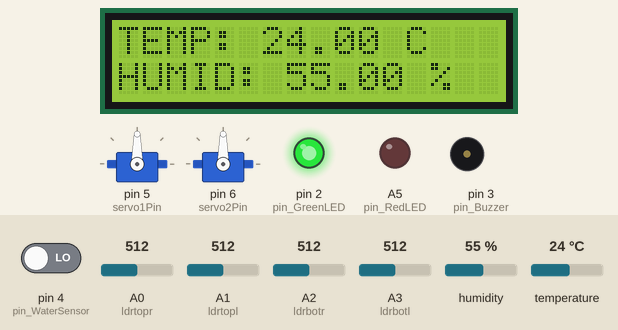
Recording of a sketch running on a simulated Arduino Uno, built with avr-gcc and run on an emulated ATmega328P. Parts: 2 × servo, 16×2 character LCD, output pins drawn as LEDs (lit = HIGH), buzzer (waves = sounding, pin HIGH). Dashed ring = blinking. The test bench sets the inputs (shaded band); at power-on: A0 (ldrtopr) = 512, pin 4 (pin_WaterSensor) LOW, A1 (ldrtopl) = 512, A2 (ldrbotr) = 512, A3 (ldrbotl) = 512, humidity 55 %, temperature 24 °C. What the sketch prints to the serial monitor is not drawn.

Above: at 1.2 s.
1.3 s: A0 (ldrtopr) set to 525
At 1.8 s:
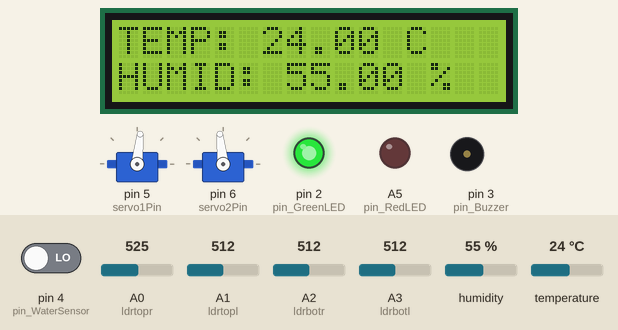
3.7 s: pin 4 (pin_WaterSensor) driven HIGH
At 3.86 s:
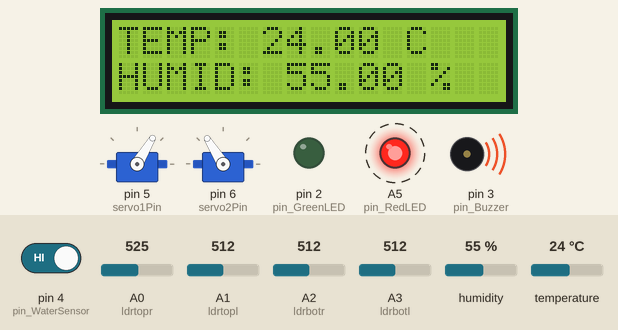
5.8 s: pin 4 (pin_WaterSensor) driven LOW
8.8 s: A1 (ldrtopl) set to 534
11.8 s: A2 (ldrbotr) set to 521
At 11.8 s:
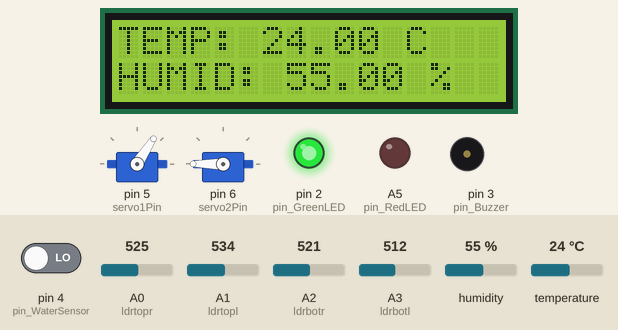
13.6 s: A3 (ldrbotl) set to 716
At 14.5 s:
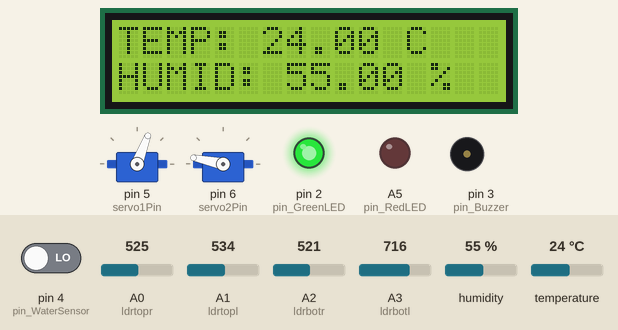
Timing chart, 0 to 18.3 s (numbered marks = the images above; inputs shaded):
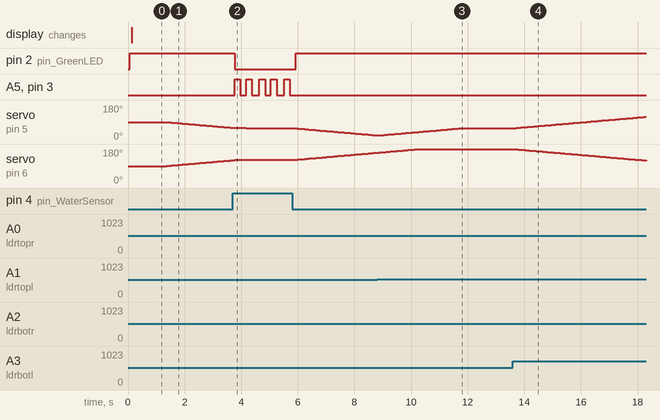

Measured:
- after the input at 1.3 s, servo on pin 5 (servo1Pin): moves from 90° to 59° over 2.3 s, starting after 0.07 s; servo on pin 6 (servo2Pin): moves from 90° to 121° over 2.3 s, starting after 0.07 s
- after the input at 3.7 s, pin 2 (pin_GreenLED): HIGH → LOW after 0.06 s; A5 (pin_RedLED), pin 3 (pin_Buzzer): alternates HIGH for 0.20 s and LOW for 0.24 s, starting after 0.06 s
- after the input at 5.8 s, pin 2 (pin_GreenLED): LOW → HIGH after 0.13 s; A5 (pin_RedLED), pin 3 (pin_Buzzer): stops changing and stays LOW
- after the input at 11.8 s, servo on pin 5 (servo1Pin): stays 57° (without the input it goes to 58° after 0.03 s)
- after the input at 13.6 s, servo on pin 5 (servo1Pin): moves from 57° to 117° over 4.6 s, starting at once; servo on pin 6 (servo2Pin): moves from 180° to 120° over 4.6 s, starting at once

The sketch:

main.ino
```cpp
//_____________LIBRARIES___________//
#include<dht.h>
#include <Servo.h>
#include<LiquidCrystal.h>

//_____________VARIABLES___________//


//ALARM VARIABLES
//LEDs
byte pin_RedLED = A5;
byte pin_GreenLED = 2;
//Buzzer
byte pin_Buzzer = 3;

//WATER SENSOR
byte pin_WaterSensor = 4;

//LDR-SENSOR VARIABLES
int ldrtopr = A0; //top right LDR A1 pin
int ldrtopl = A1; //top left LDR A2 pin

int ldrbotr = A2; // bottom right LDR A0 pin
int ldrbotl = A3; // bottom left LDR A3 pin


//DHT11 TEMP-HUMIDITY SENSOR VARIABLES
byte pin_DHT11Sensor = 13;

//SERVO PINS
int servo1Pin = 5; // bottom servo
int servo2Pin = 6; // top servo

int servo1Pos = 0;
int servo2Pos  = 0;
int pos = 0;

int servoHighestAngle = 150;
int servoLowestAngle = 20;
// LCD PINS
/* Connect the LCD to pins as shown */
int RS = 7 ;
int EN = 8;
int D4 = 9;
int D5 = 10;
int D6 = 11;
int D7 = 12;

//_____________OBJECTS___________//
dht objectDHT;
Servo thisServo1;
Servo thisServo2;

//Creating object type - LiquidCrystal
LiquidCrystal lcd(RS, EN, D4, D5, D6, D7);

//_____________FUNCTIONS___________//

// Alarm System Function
void func_AlarmSystem(boolean status_ALARM) {
  if (status_ALARM) {
    digitalWrite(pin_RedLED, HIGH);
    digitalWrite(pin_Buzzer, HIGH);
    digitalWrite(pin_GreenLED, LOW);
    delay(200);
    digitalWrite(pin_RedLED, LOW);
    digitalWrite(pin_Buzzer, LOW);
    digitalWrite(pin_GreenLED, LOW);
    delay(200);
  } else if (!status_ALARM) {
    digitalWrite(pin_GreenLED, HIGH);
    digitalWrite(pin_RedLED, LOW);
    digitalWrite(pin_Buzzer, LOW);

  }

}

// Servo motor rotation
void func_Rotation(int servoID, int type) {
  if (servoID == 1 && type == 1) {
    thisServo1.write(servo1Pos - 1);
    func_WaterDetection();
    if (servo1Pos > servoHighestAngle)
    {
      servo1Pos = servoHighestAngle;
    }
  } else if (servoID == 1 && type == 2) {

    thisServo1.write(servo1Pos + 1);
    func_WaterDetection();
    if (servo1Pos < servoLowestAngle)
    {
      servo1Pos = servoLowestAngle;
    }
  } else if (servoID == 1 && type == 3) {
    thisServo1.write(servo1Pos); // write means run servo
    func_WaterDetection();
  }

  if (servoID == 2 && type == 1) {
    thisServo2.write(servo2Pos - 1);
    func_WaterDetection();
    if (servo2Pos > servoHighestAngle)
    {
      servo2Pos = servoHighestAngle;
    }
  } else if (servoID == 2 && type == 2) {
    thisServo2.write(servo2Pos + 1);
    func_WaterDetection();
    if (servo2Pos < servoLowestAngle)
    {
      servo2Pos = servoLowestAngle;
    }
  } else if (servoID == 2 && type == 3) {
    thisServo2.write(servo2Pos);
    func_WaterDetection();
  }

}
//LDR Detection Function
void func_LightIntensityDetection() {

  servo1Pos = thisServo1.read();
  servo2Pos = thisServo2.read();

  int topl = analogRead(ldrtopl); //read analog values from top left LDR
  int topr = analogRead(ldrtopr); //read analog values from top right LDR
  int botl = analogRead(ldrbotl); //read analog values from bottom left LDR
  int botr = analogRead(ldrbotr); //read analog values from bottom right LDR


  int avgtop = (topl + topr) / 2; //average of top LDRs
  int avgbot = (botl + botr) / 2; //average of bottom LDRs
  int avgleft = (topl + botl) / 2; //average of left LDRs
  int avgright = (topr + botr) / 2; //average of right LDRs


  if (avgtop < avgbot)
  {
    func_Rotation(2, 1);
    delay(8);
  }
  else if (avgbot < avgtop)
  {
    func_Rotation(2, 2);
    delay(8);
  }
  else
  {
    func_Rotation(2, 3);
  }

  if (avgleft < avgright)
  {
    func_Rotation(1, 1);
    delay(8);
  }
  else if (avgright < avgleft)
  {
    func_Rotation(1, 2);
    delay(8);
  }
  else
  {
    func_Rotation(1, 3);
  }
  delay(30);
}

//DHT11 Temp-Humidity Function
void func_TempHumidDetection() {


  objectDHT.read11(pin_DHT11Sensor);
  //prints results
  Serial.print("TEMPERATURE: ");
  Serial.print(objectDHT.temperature);
  Serial.print("C: ");
  Serial.print("     ");
  Serial.print("HUMIDITY: ");
  Serial.print(objectDHT.humidity);
  Serial.print("%");

  //Display at LCD
  lcd.clear();

  lcd.setCursor(0, 0);
  lcd.print("TEMP: ");
  lcd.print(objectDHT.temperature);
  lcd.print(" C");

  lcd.setCursor(0, 1);
  lcd.print("HUMID: ");
  lcd.print(objectDHT.humidity);
  lcd.print(" %");
  // delay(500);
  // lcd.clear();

}

void func_WaterDetection() {

  /* The water sensor will switch LOW when water is detected.
    Get the Arduino to illuminate the LED and activate the buzzer
    when water is detected, and switch both off when no water is present */
  if ( digitalRead(pin_WaterSensor) == HIGH) {
    func_AlarmSystem(true);
  } else {
    func_AlarmSystem(false);
  }
}
void setup() {
  // put your setup code here, to run once:
  Serial.begin(9600);
  //Leds Pin
  pinMode(pin_RedLED, OUTPUT);
  pinMode(pin_GreenLED, OUTPUT);
  pinMode(pin_Buzzer, OUTPUT);

  pinMode(ldrtopr, INPUT);
  pinMode(ldrtopl, INPUT);
  pinMode(ldrbotr, INPUT);
  pinMode(ldrbotl, INPUT);

  //WaterSensor
  pinMode(pin_WaterSensor, INPUT);

  //servo
  thisServo1.attach(servo1Pin); // Defines on which pin is the servo motor attached
  thisServo2.attach(servo2Pin); // Defines on which pin is the servo motor attached


  //LCD Display
  lcd.begin(16, 2);   // set-up LCD display
}


void rotation() {
  //for demo

  for (pos = 20; pos <= 150; pos += 1) { // goes from 0 degrees to 180 degrees
    // in steps of 1 degree

    thisServo1.write(pos);
    thisServo2.write(pos);  // tell servo to go to position in variable 'pos'
    func_WaterDetection();
    delay(15);                       // waits 15 ms for the servo to reach the position
  }
  for (pos = 150; pos >= 20; pos -= 1) { // goes from 180 degrees to 0 degrees

    thisServo1.write(pos);
    thisServo2.write(pos);              // tell servo to go to position in variable 'pos'
    func_WaterDetection();
    delay(15);                       // waits 15 ms for the servo to reach the position


  }


}
void loop() {
  // put your main code here, to run repeatedly:

  func_LightIntensityDetection();
  func_TempHumidDetection();
  //rotation(); //testing
  // func_AlarmSystem(true);//testing


}
```
